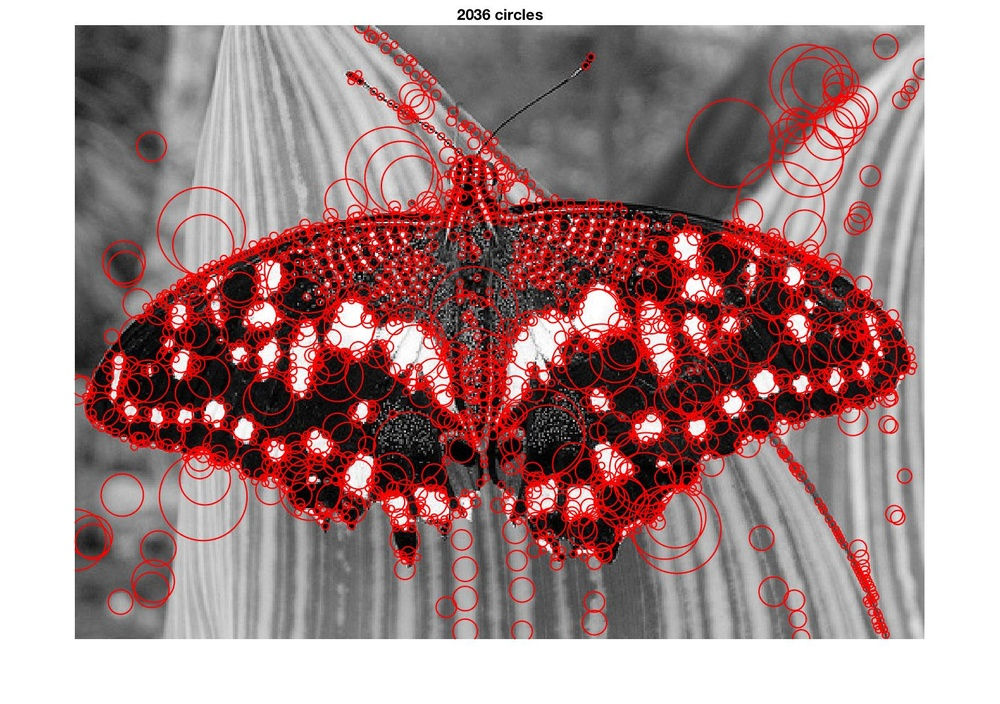
%> input picture Assignment/hw2/hw2/code/1.jpg, 1000 x 704 px, shrunk from 1510 x 1063 before the run
$ octave --eval "result = blobDetector(imread('1.jpg'));"   (GNU Octave 9; MATLAB toolbox functions it lacks are replaced by stand-ins)
%> lines starting %> are read from the running program, lines starting %| are printed output that depends on the picture
function [outImage] = blobDetector(I)
%BLOBDETECTOR Summary of this function goes here
%   Detailed explanation goes here
[h,w] = size(I);
%> h = 704; w = 3000
for i = 5:2:45
    H = fspecial('log',i);
    I_new = imfilter(I,H);
    figure;
    imshow(I_new);
end
%> this loop made 21 passes
%> pass 1, in blobDetector, `I_new = imfilter(I,H);`:
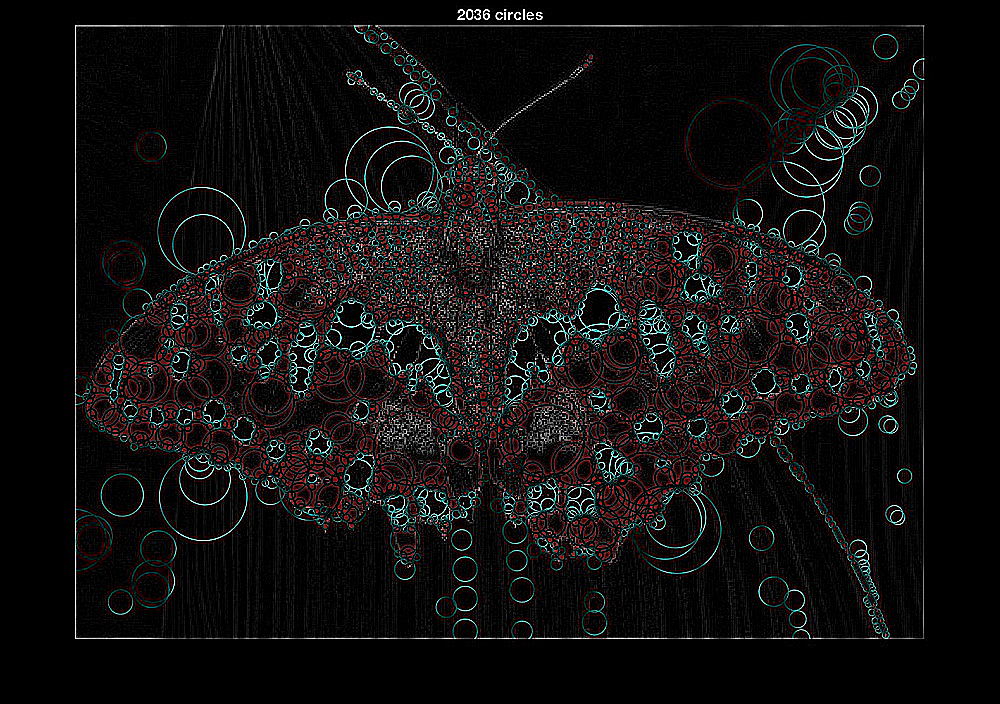
%> I_new: size 704x1000x3 uint8; mean R, G, B 17.9, 16.3, 16.3
%> pass 3, in blobDetector, `I_new = imfilter(I,H);`:
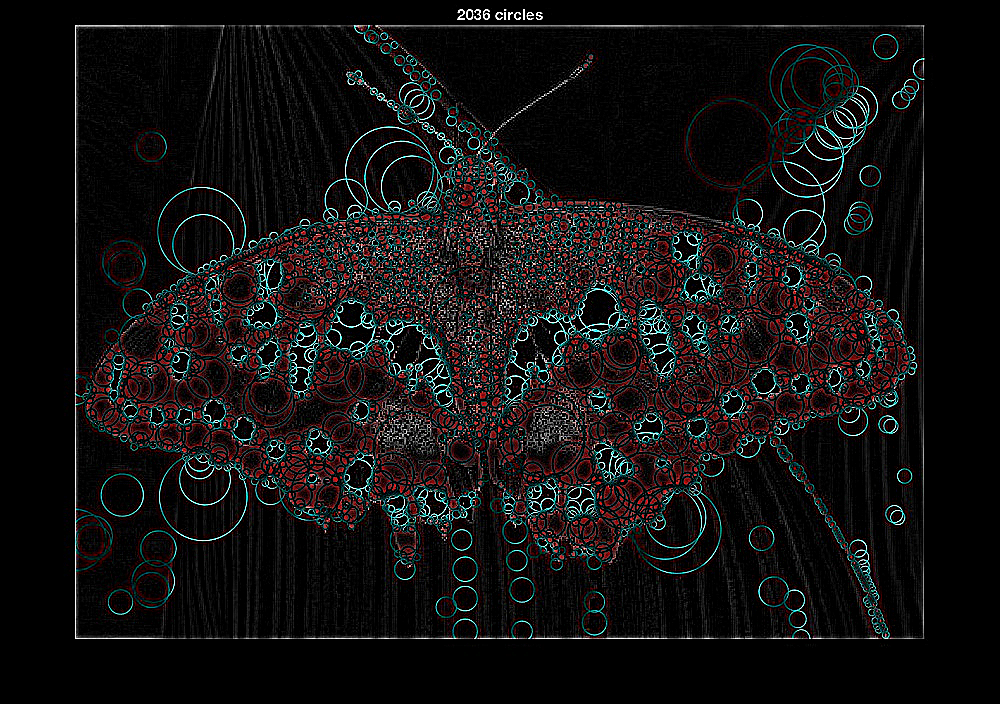
%> I_new: size 704x1000x3 uint8; mean R, G, B 19.4, 17.4, 17.5
outImage = I;
%> outImage is the input picture: size 704x1000x3 uint8; mean R, G, B 168.3, 139.1, 139.2
end

$ run again, on Assignment/hw2/hw2/code/3.jpg
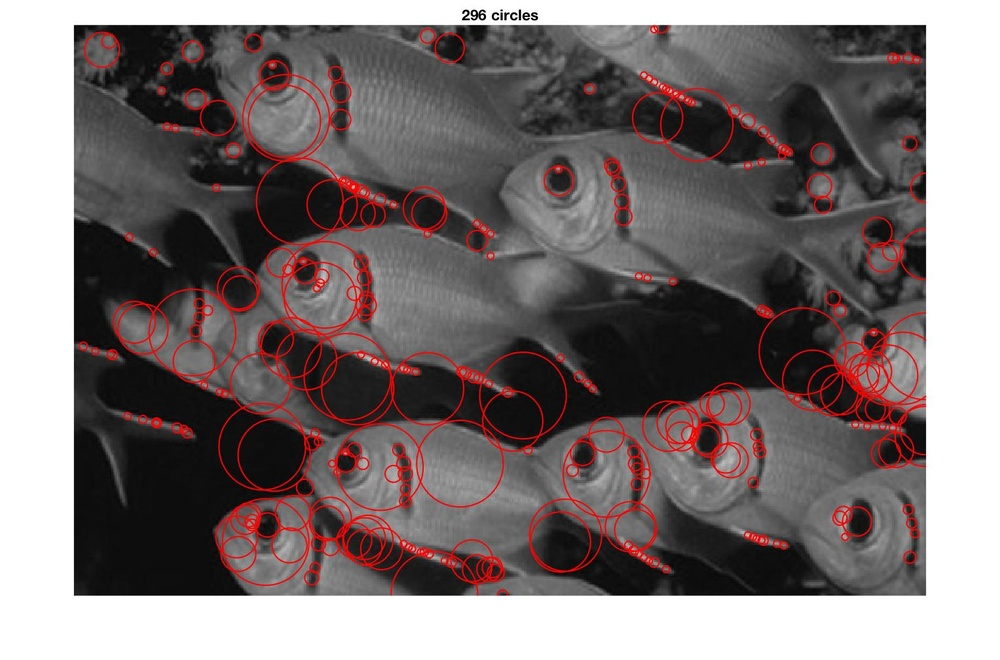
%> input picture Assignment/hw2/hw2/code/3.jpg, 1000 x 660 px, shrunk from 1527 x 1008 before the run
%> the loop in blobDetector, `for i = 5:2:45` made 21 passes
%> pass 1, in blobDetector, `I_new = imfilter(I,H);`:
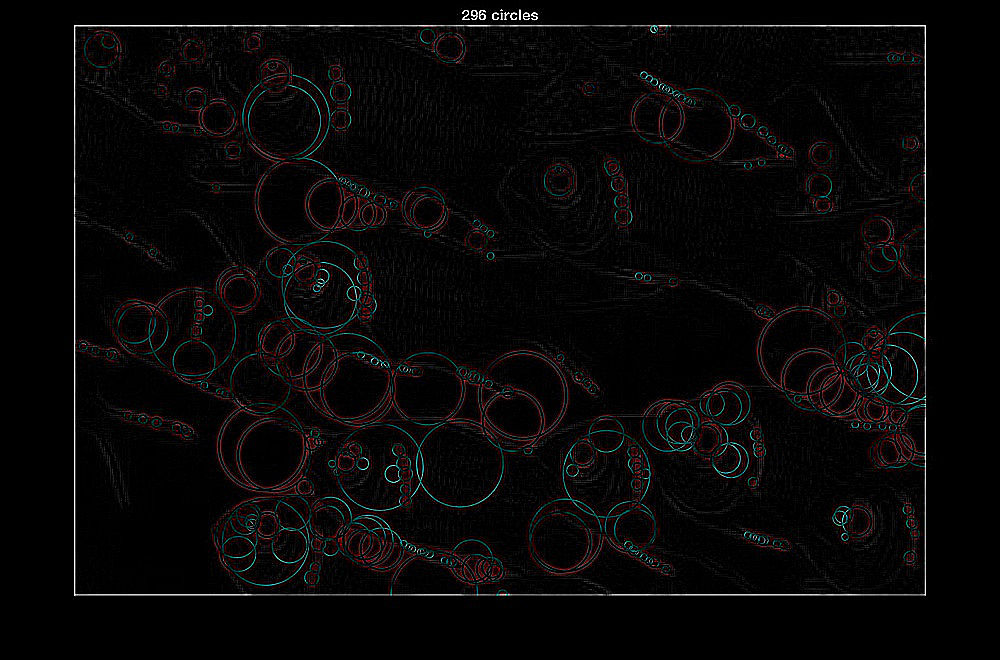
%> I_new: size 660x1000x3 uint8; mean R, G, B 8, 6.8, 6.9
%> in blobDetector, outImage is the input picture: size 660x1000x3 uint8; mean R, G, B 125.3, 115.4, 115.4

$ run again, on Assignment/hw2/hw2/code/4.jpg
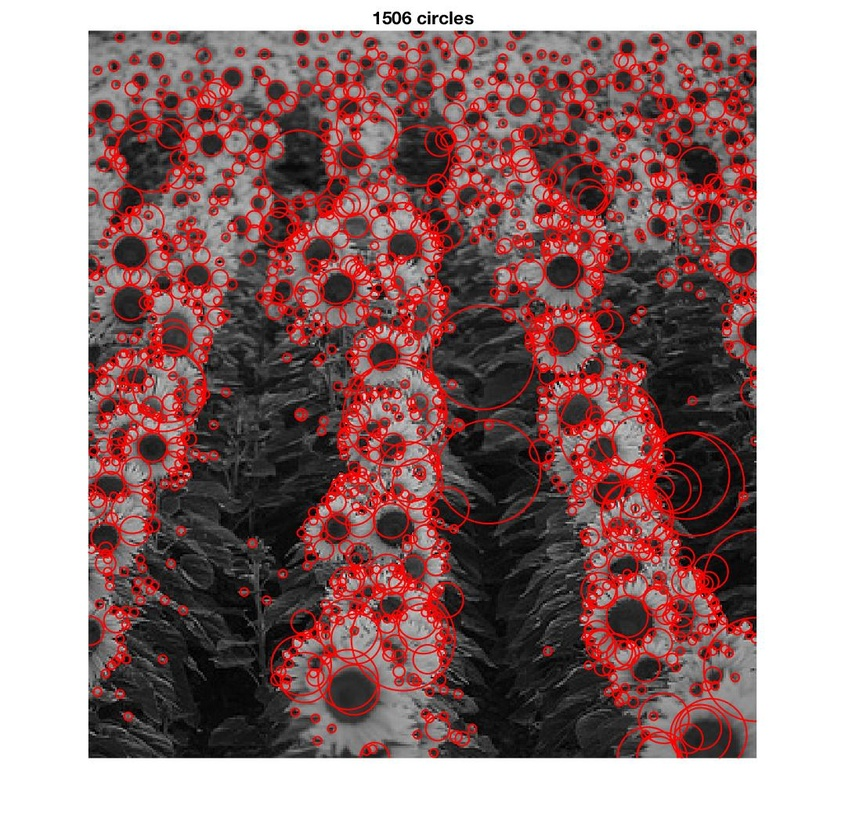
%> input picture Assignment/hw2/hw2/code/4.jpg, 845 x 835 px, shrunk from 1079 x 1067 before the run
%> the loop in blobDetector, `for i = 5:2:45` made 21 passes
%> pass 1, in blobDetector, `I_new = imfilter(I,H);`:
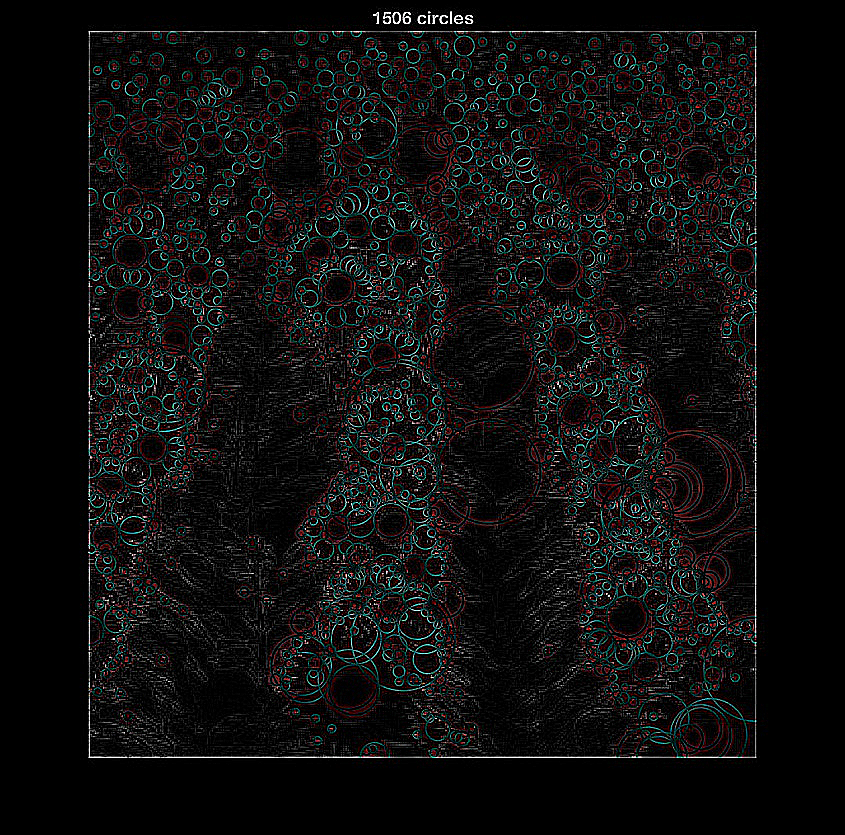
%> I_new: size 835x845x3 uint8; mean R, G, B 16.3, 15.7, 15.5
%> in blobDetector, outImage is the input picture: size 835x845x3 uint8; mean R, G, B 154.3, 123.3, 123.2
